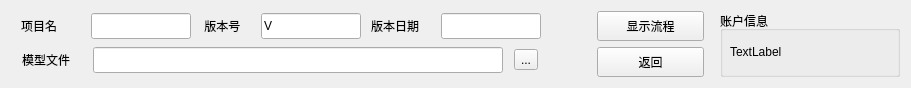
   <widget class="QWidget" name="layoutWidget">
    <property name="geometry">
     <rect>
      <x>10</x>
      <y>10</y>
      <width>911</width>
      <height>81</height>
     </rect>
    </property>
    <layout class="QHBoxLayout" name="horizontalLayout">
     <item>
      <layout class="QHBoxLayout" name="project_mainHlayout">
       <item>
        <layout class="QVBoxLayout" name="project_le_layout">
         <property name="leftMargin">
          <number>10</number>
         </property>
         <item>
          <layout class="QHBoxLayout" name="project_le1_layout">
           <property name="spacing">
            <number>10</number>
           </property>
           <property name="leftMargin">
            <number>0</number>
           </property>
           <item>
            <widget class="QLabel" name="project_name_label">
             <property name="minimumSize">
              <size>
               <width>40</width>
               <height>0</height>
              </size>
             </property>
             <property name="maximumSize">
              <size>
               <width>60</width>
               <height>16777215</height>
              </size>
             </property>
             <property name="text">
              <string>项目名</string>
             </property>
             <property name="buddy">
              <cstring>project_name_edit</cstring>
             </property>
            </widget>
           </item>
           <item>
            <widget class="QLineEdit" name="project_name_edit">
             <property name="minimumSize">
              <size>
               <width>70</width>
               <height>26</height>
              </size>
             </property>
             <property name="maximumSize">
              <size>
               <width>100</width>
               <height>26</height>
              </size>
             </property>
            </widget>
           </item>
           <item>
            <widget class="QLabel" name="version_name_label">
             <property name="minimumSize">
              <size>
               <width>30</width>
               <height>26</height>
              </size>
             </property>
             <property name="maximumSize">
              <size>
               <width>50</width>
               <height>16777215</height>
              </size>
             </property>
             <property name="text">
              <string> 版本号</string>
             </property>
             <property name="buddy">
              <cstring>version_name_edit</cstring>
             </property>
            </widget>
           </item>
           <item>
            <widget class="QLineEdit" name="version_name_edit">
             <property name="minimumSize">
              <size>
               <width>70</width>
               <height>26</height>
              </size>
             </property>
             <property name="maximumSize">
              <size>
               <width>100</width>
               <height>26</height>
              </size>
             </property>
             <property name="text">
              <string>V</string>
             </property>
            </widget>
           </item>
           <item>
            <widget class="QLabel" name="version_date_">
             <property name="minimumSize">
              <size>
               <width>55</width>
               <height>0</height>
              </size>
             </property>
             <property name="maximumSize">
              <size>
               <width>60</width>
               <height>30</height>
              </size>
             </property>
             <property name="text">
              <string>版本日期</string>
             </property>
             <property name="buddy">
              <cstring>version_date_edit</cstring>
             </property>
            </widget>
           </item>
           <item>
            <widget class="QLineEdit" name="version_date_edit">
             <property name="sizePolicy">
              <sizepolicy hsizetype="Fixed" vsizetype="Fixed">
               <horstretch>0</horstretch>
               <verstretch>0</verstretch>
              </sizepolicy>
             </property>
             <property name="minimumSize">
              <size>
               <width>70</width>
               <height>26</height>
              </size>
             </property>
             <property name="maximumSize">
              <size>
               <width>100</width>
               <height>26</height>
              </size>
             </property>
            </widget>
           </item>
          </layout>
         </item>
         <item>
          <layout class="QHBoxLayout" name="horizontalLayout_2">
           <property name="spacing">
            <number>10</number>
           </property>
           <property name="leftMargin">
            <number>0</number>
           </property>
           <item>
            <widget class="QLabel" name="cad_address_label">
             <property name="sizePolicy">
              <sizepolicy hsizetype="Fixed" vsizetype="Preferred">
               <horstretch>0</horstretch>
               <verstretch>0</verstretch>
              </sizepolicy>
             </property>
             <property name="minimumSize">
              <size>
               <width>60</width>
               <height>26</height>
              </size>
             </property>
             <property name="text">
              <string>模型文件</string>
             </property>
             <property name="buddy">
              <cstring>cad_address_edit</cstring>
             </property>
            </widget>
           </item>
           <item>
            <widget class="QLineEdit" name="cad_address_edit">
             <property name="sizePolicy">
              <sizepolicy hsizetype="Preferred" vsizetype="Fixed">
               <horstretch>0</horstretch>
               <verstretch>0</verstretch>
              </sizepolicy>
             </property>
             <property name="minimumSize">
              <size>
               <width>400</width>
               <height>26</height>
              </size>
             </property>
             <property name="maximumSize">
              <size>
               <width>410</width>
               <height>16777215</height>
              </size>
             </property>
            </widget>
           </item>
           <item>
            <widget class="QToolButton" name="cad_address_explore">
             <property name="text">
              <string>...</string>
             </property>
             <property name="icon">
              <iconset>
               <normaloff>../../../.designer/fluent_gui/icon/explore_file.jpg</normaloff>../../../.designer/fluent_gui/icon/explore_file.jpg</iconset>
             </property>
             <property name="iconSize">
              <size>
               <width>25</width>
               <height>20</height>
              </size>
             </property>
            </widget>
           </item>
          </layout>
         </item>
        </layout>
       </item>
      </layout>
     </item>
     <item>
      <spacer name="horizontalSpacer">
       <property name="orientation">
        <enum>Qt::Horizontal</enum>
       </property>
       <property name="sizeType">
        <enum>QSizePolicy::Preferred</enum>
       </property>
       <property name="sizeHint" stdset="0">
        <size>
         <width>50</width>
         <height>39</height>
        </size>
       </property>
      </spacer>
     </item>
     <item>
      <layout class="QVBoxLayout" name="verticalLayout_2">
       <item>
        <widget class="QPushButton" name="show_workflow_btn">
         <property name="minimumSize">
          <size>
           <width>100</width>
           <height>30</height>
          </size>
         </property>
         <property name="text">
          <string>显示流程</string>
         </property>
        </widget>
       </item>
       <item>
        <widget class="QPushButton" name="return_btn">
         <property name="minimumSize">
          <size>
           <width>100</width>
           <height>30</height>
          </size>
         </property>
         <property name="text">
          <string>返回</string>
         </property>
        </widget>
       </item>
      </layout>
     </item>
     <item>
      <spacer name="horizontalSpacer_2">
       <property name="orientation">
        <enum>Qt::Horizontal</enum>
       </property>
       <property name="sizeType">
        <enum>QSizePolicy::Preferred</enum>
       </property>
       <property name="sizeHint" stdset="0">
        <size>
         <width>10</width>
         <height>20</height>
        </size>
       </property>
      </spacer>
     </item>
     <item>
      <widget class="QGroupBox" name="account_box">
       <property name="minimumSize">
        <size>
         <width>180</width>
         <height>0</height>
        </size>
       </property>
       <property name="title">
        <string>账户信息</string>
       </property>
       <widget class="QLabel" name="username_label">
        <property name="geometry">
         <rect>
          <x>10</x>
          <y>20</y>
          <width>200</width>
          <height>41</height>
         </rect>
        </property>
        <property name="minimumSize">
         <size>
          <width>200</width>
          <height>0</height>
         </size>
        </property>
        <property name="text">
         <string>TextLabel</string>
        </property>
       </widget>
      </widget>
     </item>
    </layout>
   </widget>
